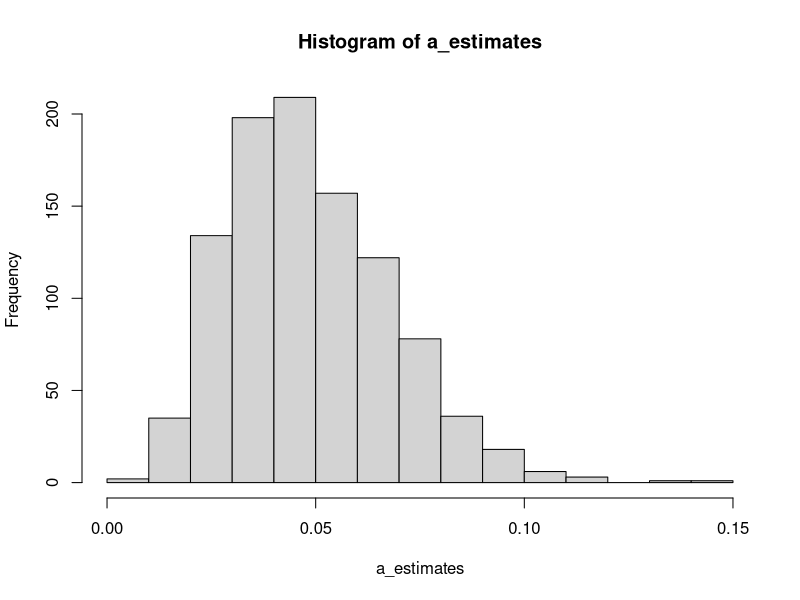

Write R code to recreate this figure.
## ---- chunk 1
library(progress)
library(foreach)
# Variables 
n_visitors_a <- 100  # number of visitors shown layout A
n_conv_a <- 4        # number of vistors shown layout A who converted (4%)
n_visitors_b <- 40  
n_conv_b <- 2
## ---- chunk 2
estimate_conversion <- function(n_visitors, n_conv, trial_conversion, n_estimates = 1000)
{
  i <- 0 
  pb <- progress_bar$new(total = n_estimates)
  estimates <- c()
  while (i < n_estimates) {
    p <- trial_conversion()
    
    n_sim <- simulate_conversion(p, n_visitors)
    if (n_conv == n_sim)
    {
      estimates <- c(estimates, p)
      pb$tick()
      i <- i+1
    }
  }
  estimates
}
## ---- chunk 3
trial_conversion_a <- function()
{
  runif(1,0,1)
}
## ---- chunk 4
simulate_conversion <- function(p, n_visitors)
{
  nsum <- 0 
  for(i in 1:n_visitors) 
  {
    nsum <- nsum + if (runif(1,0,1) < p){1} else {0}
  }
  nsum
}

## ---- chunk 5
a_estimates <- estimate_conversion(n_visitors_a, n_conv_a, trial_conversion_a)
hist(a_estimates)
